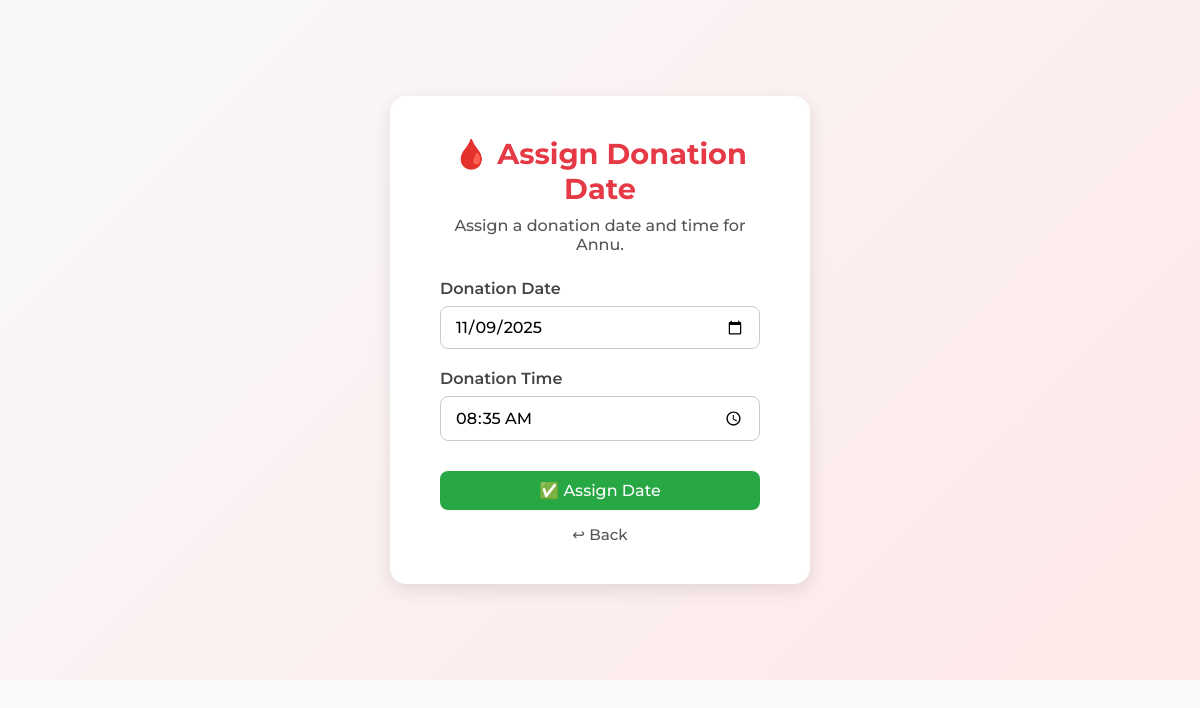
The app's page /assign_donation_date/74/ (signed in) with its own data.
### blood_bank_app/models.py (models this page shows, shortened)
class Appointment(models.Model):
    donor = models.ForeignKey(User, on_delete=models.CASCADE)
    hospital = models.ForeignKey(HospitalDetail, on_delete=models.CASCADE, null=True)
    appointment_date = models.DateField(null=True, validators=[validate_future_date])
    appointment_time = models.TimeField()
    notes = models.TextField(blank=True, null=True)
    STATUS_CHOICES = [
        ('Pending', 'Pending'),
        ('Date Sent', 'Date Sent'),
        ('Approved', 'Approved'),
        ('Rejected', 'Rejected'),
        ('Completed', 'Completed'),
        ('Recorded', 'Recorded'),
    ]
    status = models.CharField(max_length=20, choices=STATUS_CHOICES, default='Pending', null=True)
    donor_response = models.CharField(
        max_length=20,
        choices=[('Accepted', 'Accepted'), ('Reschedule', 'Reschedule'), ('No Response', 'No Response')],
        default='No Response', null=True
    )
    blood_units = models.IntegerField(default=0, null=True)  # Units donated by donor
    created_at = models.DateTimeField(auto_now_add=True,null=True)  # Add created_at field
    donation_date = models.DateField(null=True, blank=True,validators=[validate_future_date])  # Optional: Date when donation happens

### blood_bank_app/views.py (the view, shortened to what this page needs)
# urls.py: path('assign_donation_date/<int:appointment_id>/', views.assign_donation_date, name='assign_donation_date'),
@login_required
def assign_donation_date(request, appointment_id):
    appointment = get_object_or_404(Appointment, id=appointment_id)
    today = timezone.localdate().strftime('%Y-%m-%d')
    return render(request, 'partials/assign_donation_date.html', {
        'appointment': appointment,
        'today': today
    })

### blood_bank_app/templates/partials/assign_donation_date.html (shortened to what this page needs)
{% extends 'master.html' %}
{% block content %}
<div class="assign-container">
  <div class="assign-card">
    <h2 class="assign-title">🩸 Assign Donation Date</h2>
    <p class="assign-subtitle">
      Assign a donation date and time for
      <strong>{{ appointment.donor.username }}</strong>.
    </p>
    <form method="POST" class="assign-form">
      <div class="form-group">
  <label for="donation_date" class="form-label">Donation Date</label>
  <input
    type="date"
    id="donation_date"
    name="donation_date"
    required
    min="{{ today }}"
    class="form-control"
    value="{{ appointment.appointment_date|date:'Y-m-d' }}"
  >
</div>
<div class="form-group">
  <label for="donation_time" class="form-label">Donation Time</label>
  <input
    type="time"
    id="donation_time"
    name="donation_time"
    required
    class="form-control"
    value="{{ appointment.appointment_time|time:'H:i' }}"
  >
</div>
      <button type="submit" class="btn-assign">✅ Assign Date</button>
      <a href="{% url 'manage_requests' %}" class="btn-cancel">↩ Back</a>
    </form>
  </div>
</div>
{% endblock %}

### blood_bank_app/static/css/index.css (style rules this page uses)
body { margin: 0; font-family: Arial, sans-serif; background-color: #fff5f5; color: #333; }
html { scroll-behavior: smooth; }

### blood_bank_app/static/css/admin_dashboard.css (style rules this page uses)
:root { --primary: #e63946; --primary-dark: #b91c1c; --background: #f8f9fa; --surface: #ffffff; --text-dark: #1f2937; --text-light: #6b7280; --border: #e5e7eb; --shadow: rgba(0, 0, 0, 0.08); }
* { margin: 0; padding: 0; box-sizing: border-box; font-family: "Montserrat"; font-weight: 500; }
body { background-color: var(--background); color: var(--text-dark); overflow-x: hidden; }

### blood_bank_app/templates/partials/assign_donation_date.html (style rules this page uses)
.assign-container { display: flex; justify-content: center; align-items: center; min-height: 85vh; background: linear-gradient(135deg, #f8f9fa, #ffe8e8); }
.assign-card { background: #fff; border-radius: 16px; padding: 40px 50px; width: 420px; box-shadow: 0 6px 18px rgba(0, 0, 0, 0.1); text-align: center; animation: fadeIn 0.6s ease; }
.assign-title { font-size: 1.8rem; color: #e63946; margin-bottom: 10px; font-weight: 700; }
.assign-subtitle { color: #555; font-size: 1rem; margin-bottom: 25px; }
.assign-form .form-group { margin-bottom: 20px; text-align: left; }
.form-label { display: block; margin-bottom: 8px; font-weight: 600; color: #444; }
.form-control { width: 100%; padding: 10px 14px; border: 1px solid #ccc; border-radius: 8px; font-size: 1rem; transition: 0.3s ease; }
.btn-assign { background-color: #28a745; color: #fff; padding: 10px 20px; font-size: 1rem; border: none; border-radius: 8px; cursor: pointer; transition: all 0.3s ease; width: 100%; margin-top: 10px; }
.btn-cancel { display: inline-block; margin-top: 15px; font-size: 0.95rem; color: #555; text-decoration: none; }

### records on screen
Appointment: donor.username "Annu", donation_date "11/09/2025", donation_time "08:35"
